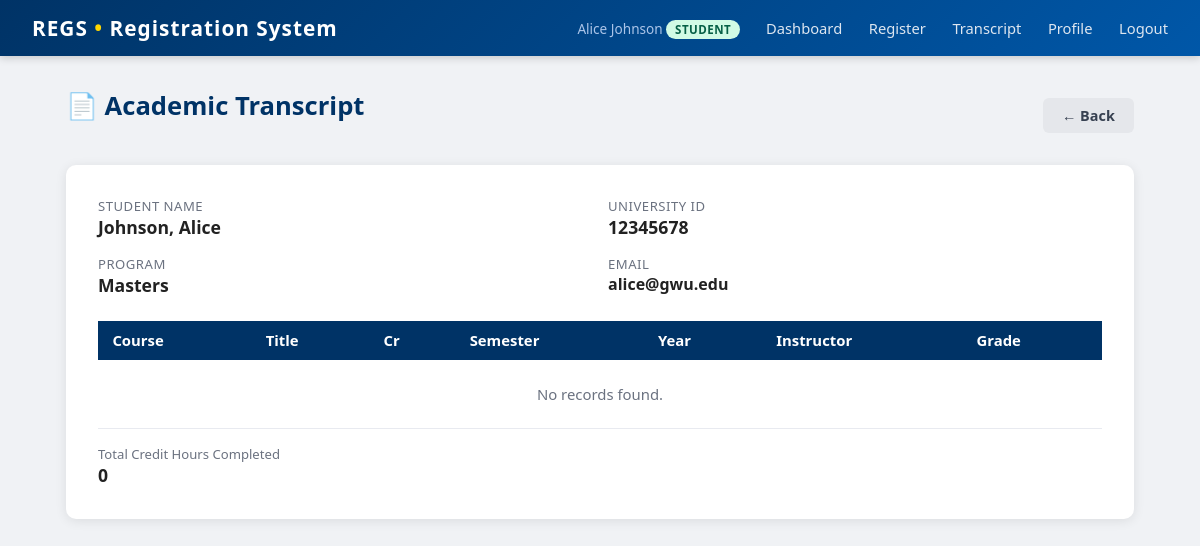
Before: /student/transcript (signed in) with the older database file.
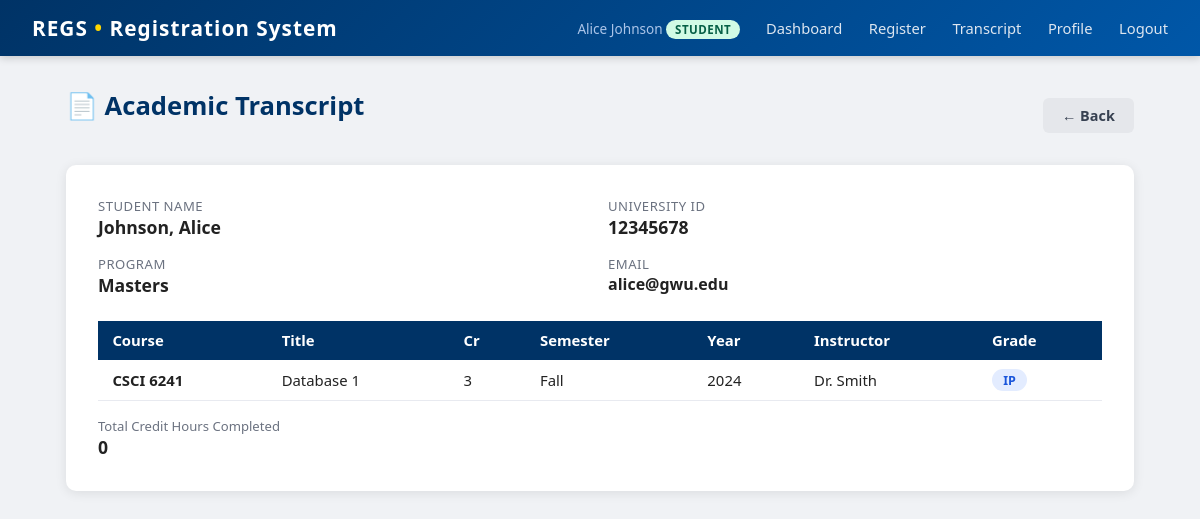
After: the same page with the newer database file.
### tables this page shows
CREATE TABLE enrollments (
    id          INTEGER PRIMARY KEY AUTOINCREMENT,
    student_id  INTEGER NOT NULL REFERENCES students(id),
    schedule_id INTEGER NOT NULL REFERENCES course_schedule(id),
    grade       TEXT NOT NULL DEFAULT 'IP',
    UNIQUE(student_id, schedule_id)
);

CREATE TABLE courses (
    id            INTEGER PRIMARY KEY AUTOINCREMENT,
    dept          TEXT NOT NULL REFERENCES departments(dept),
    course_number INTEGER NOT NULL,
    title         TEXT NOT NULL,
    credits       INTEGER NOT NULL,
    UNIQUE(dept, course_number)
);

CREATE TABLE course_schedule (
    id         INTEGER PRIMARY KEY AUTOINCREMENT,
    course_id  INTEGER NOT NULL REFERENCES courses(id),
    faculty_id INTEGER REFERENCES users(id),
    semester   TEXT NOT NULL CHECK(semester IN ('Fall','Spring','Summer')),
    year       INTEGER NOT NULL,
    day        TEXT NOT NULL,
    time_slot  TEXT NOT NULL
);

CREATE TABLE users (
    id            INTEGER PRIMARY KEY AUTOINCREMENT,
    username      TEXT UNIQUE NOT NULL,
    password      TEXT NOT NULL,
    role          TEXT NOT NULL REFERENCES roles(role),
    display_name  TEXT NOT NULL
);

### app.py (the view)
@app.route('/student/transcript')
def student_transcript():
    if session.get('role') != 'student':
        return redirect(url_for('login'))
    db = get_db()
    student = db.execute('SELECT * FROM students WHERE user_id=?', (session['user_id'],)).fetchone()
    return _get_transcript(student['id'])

### app.py (called while the page is built)
def get_db():
    if 'db' not in g:
        g.db = sqlite3.connect(DATABASE)
        g.db.row_factory = sqlite3.Row
        g.db.execute("PRAGMA foreign_keys = ON")
    return g.db

@app.teardown_appcontext
def teardown_db(e=None):
    close_db(e)

### templates/transcript.html (shortened to what this page needs)
{% extends "base.html" %}
{% block content %}
<div class="page-header">
  <h1>📄 Academic Transcript</h1>
  <a href="javascript:history.back()" class="btn btn-secondary">← Back</a>
</div>
<div class="card">
  <div class="transcript-meta">
    <div>
      <div class="meta-label">Student Name</div>
      <div class="meta-value">{{ student.last_name }}, {{ student.first_name }}</div>
    </div>
    <div>
      <div class="meta-label">University ID</div>
      <div class="meta-value">{{ student.uid }}</div>
    </div>
    <div>
      <div class="meta-label">Program</div>
      <div class="meta-value">{{ student.program }}</div>
    </div>
    <div>
      <div class="meta-label">Email</div>
      <div class="meta-value" style="font-size:1rem;">{{ student.email or '—' }}</div>
    </div>
  </div>
  <table>
    <thead>
      <tr>
        <th>Course</th><th>Title</th><th>Cr</th><th>Semester</th>
        <th>Year</th><th>Instructor</th><th>Grade</th>
      </tr>
    </thead>
    <tbody>
    {% for e in enrollments %}
      <tr>
        <td><strong>{{ e.dept }} {{ e.course_number }}</strong></td>
        <td>{{ e.title }}</td>
        <td>{{ e.credits }}</td>
        <td>{{ e.semester }}</td>
        <td>{{ e.year }}</td>
        <td>{{ e.instructor_name or '—' }}</td>
        <td>
          {% if e.grade == 'IP' %}
            <span class="badge badge-ip">IP</span>
          {% elif e.grade == 'F' %}
            <span class="badge badge-fail">{{ e.grade }}</span>
          {% else %}
            <span class="badge badge-pass">{{ e.grade }}</span>
          {% endif %}
        </td>
      </tr>
    {% endfor %}
    {% if not enrollments %}
      <tr><td colspan="7" class="text-center text-muted" style="padding:1.5rem;">No records found.</td></tr>
    {% endif %}
    </tbody>
  </table>
  <div class="flex-gap mt-2">
    <div>
      <div class="text-small text-muted">Total Credit Hours Completed</div>
      <div style="font-size:1.1rem; font-weight:700;">{{ total_credits }}</div>
    </div>
  </div>
</div>
{% endblock %}

Changed rows visible on the page:
added enrollments: dept "CSCI", course_number "6241", title "Database 1", credits "3", semester "Fall", year "2024", display_name "Dr. Smith", grade "IP"
Other visible differences:
text no longer shown: "No records found."
